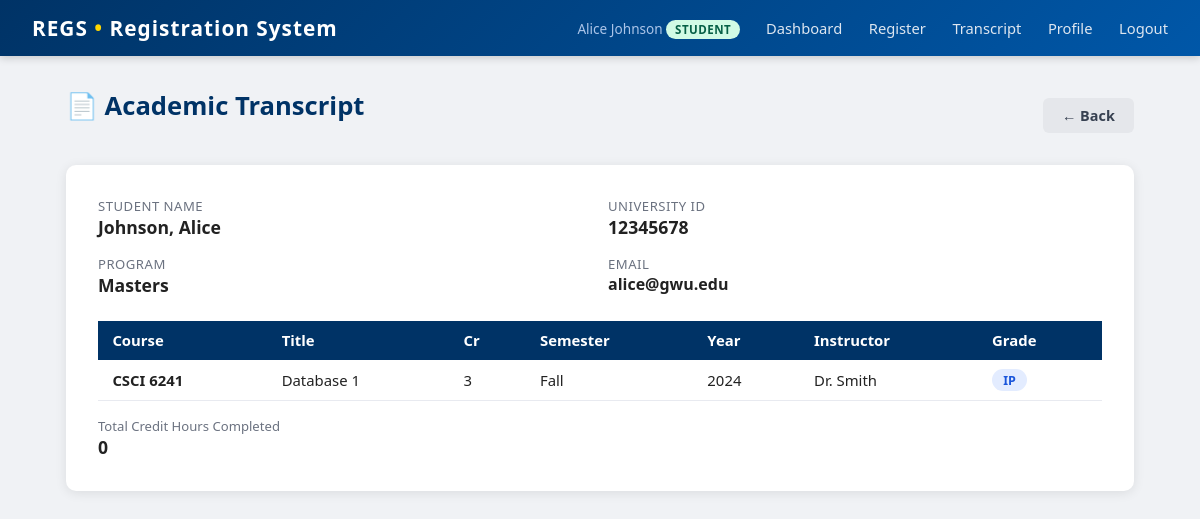
Before: /student/transcript (signed in) with the older database file.
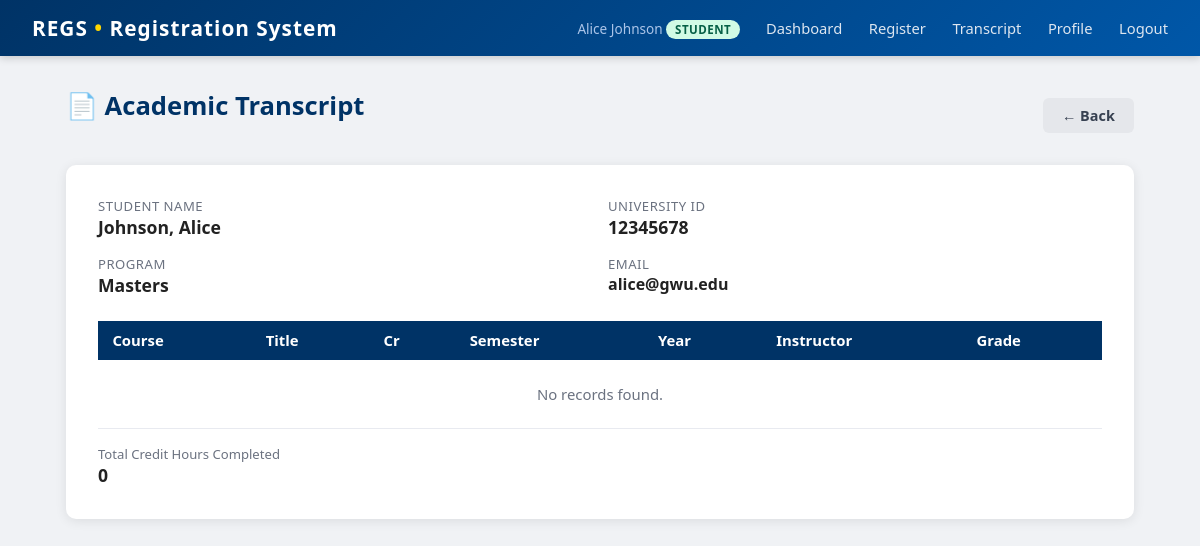
After: the same page with the newer database file.
### tables this page shows
CREATE TABLE enrollments (
    id          INTEGER PRIMARY KEY AUTOINCREMENT,
    student_id  INTEGER NOT NULL REFERENCES students(id),
    schedule_id INTEGER NOT NULL REFERENCES course_schedule(id),
    grade       TEXT NOT NULL DEFAULT 'IP',
    UNIQUE(student_id, schedule_id)
);

CREATE TABLE courses (
    id            INTEGER PRIMARY KEY AUTOINCREMENT,
    dept          TEXT NOT NULL REFERENCES departments(dept),
    course_number INTEGER NOT NULL,
    title         TEXT NOT NULL,
    credits       INTEGER NOT NULL,
    UNIQUE(dept, course_number)
);

CREATE TABLE course_schedule (
    id         INTEGER PRIMARY KEY AUTOINCREMENT,
    course_id  INTEGER NOT NULL REFERENCES courses(id),
    faculty_id INTEGER REFERENCES users(id),
    semester   TEXT NOT NULL CHECK(semester IN ('Fall','Spring','Summer')),
    year       INTEGER NOT NULL,
    day        TEXT NOT NULL,
    time_slot  TEXT NOT NULL
);

CREATE TABLE users (
    id            INTEGER PRIMARY KEY AUTOINCREMENT,
    username      TEXT UNIQUE NOT NULL,
    password      TEXT NOT NULL,
    role          TEXT NOT NULL REFERENCES roles(role),
    display_name  TEXT NOT NULL
);

### app.py (the view)
@app.route('/student/transcript')
def student_transcript():
    if session.get('role') != 'student':
        return redirect(url_for('login'))
    db = get_db()
    student = db.execute('SELECT * FROM students WHERE user_id=?', (session['user_id'],)).fetchone()
    return _get_transcript(student['id'])

### app.py (called while the page is built)
def get_db():
    if 'db' not in g:
        g.db = sqlite3.connect(DATABASE)
        g.db.row_factory = sqlite3.Row
        g.db.execute("PRAGMA foreign_keys = ON")
    return g.db

@app.teardown_appcontext
def teardown_db(e=None):
    close_db(e)

### templates/transcript.html (shortened to what this page needs)
{% extends "base.html" %}
{% block content %}
<div class="page-header">
  <h1>📄 Academic Transcript</h1>
  <a href="javascript:history.back()" class="btn btn-secondary">← Back</a>
</div>
<div class="card">
  <div class="transcript-meta">
    <div>
      <div class="meta-label">Student Name</div>
      <div class="meta-value">{{ student.last_name }}, {{ student.first_name }}</div>
    </div>
    <div>
      <div class="meta-label">University ID</div>
      <div class="meta-value">{{ student.uid }}</div>
    </div>
    <div>
      <div class="meta-label">Program</div>
      <div class="meta-value">{{ student.program }}</div>
    </div>
    <div>
      <div class="meta-label">Email</div>
      <div class="meta-value" style="font-size:1rem;">{{ student.email or '—' }}</div>
    </div>
  </div>
  <table>
    <thead>
      <tr>
        <th>Course</th><th>Title</th><th>Cr</th><th>Semester</th>
        <th>Year</th><th>Instructor</th><th>Grade</th>
      </tr>
    </thead>
    <tbody>
    {% for e in enrollments %}
      <tr>
        <td><strong>{{ e.dept }} {{ e.course_number }}</strong></td>
        <td>{{ e.title }}</td>
        <td>{{ e.credits }}</td>
        <td>{{ e.semester }}</td>
        <td>{{ e.year }}</td>
        <td>{{ e.instructor_name or '—' }}</td>
        <td>
          {% if e.grade == 'IP' %}
            <span class="badge badge-ip">IP</span>
          {% elif e.grade == 'F' %}
            <span class="badge badge-fail">{{ e.grade }}</span>
          {% else %}
            <span class="badge badge-pass">{{ e.grade }}</span>
          {% endif %}
        </td>
      </tr>
    {% endfor %}
    {% if not enrollments %}
      <tr><td colspan="7" class="text-center text-muted" style="padding:1.5rem;">No records found.</td></tr>
    {% endif %}
    </tbody>
  </table>
  <div class="flex-gap mt-2">
    <div>
      <div class="text-small text-muted">Total Credit Hours Completed</div>
      <div style="font-size:1.1rem; font-weight:700;">{{ total_credits }}</div>
    </div>
  </div>
</div>
{% endblock %}

Changed rows visible on the page:
removed enrollments: dept "CSCI", course_number "6241", title "Database 1", credits "3", semester "Fall", year "2024", display_name "Dr. Smith", grade "IP"
Other visible differences:
text now shown: "No records found."
